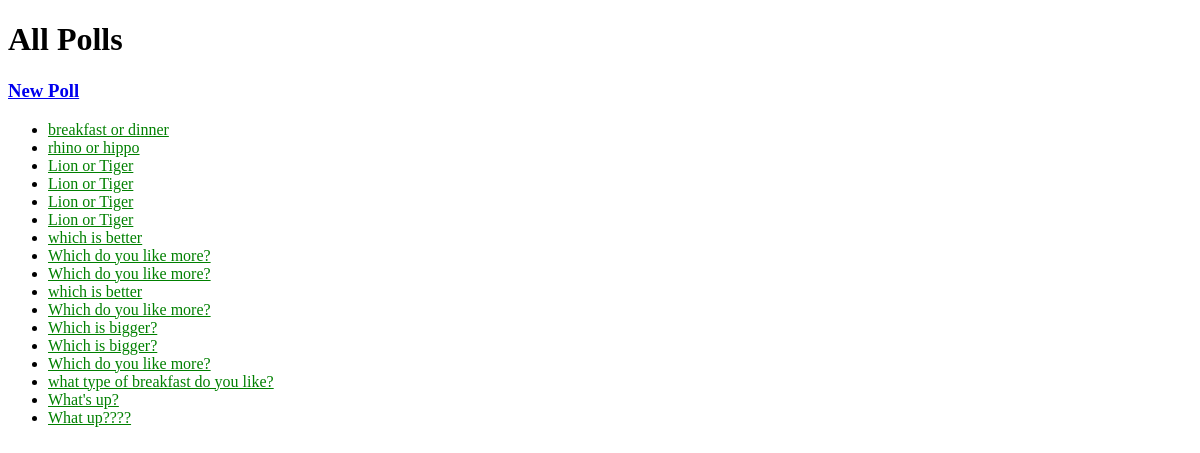
The page /polls/ on the database as committed earlier.
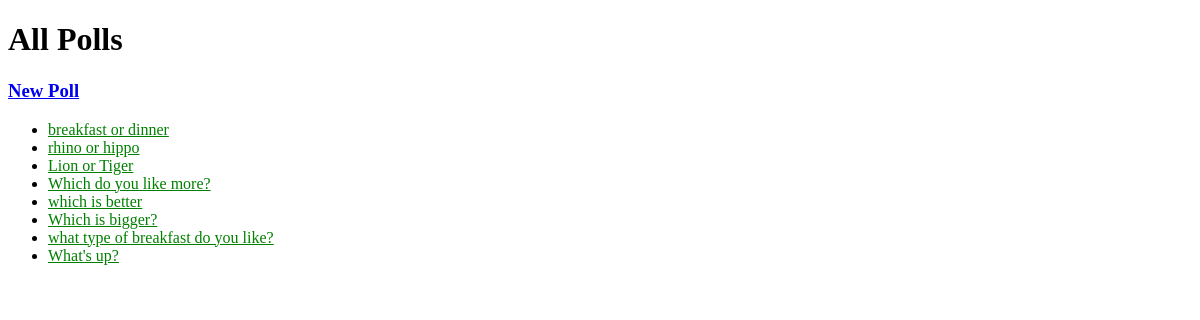
The same page on the database as committed later.
### polls/models.py (models this page shows, shortened)
class Question(models.Model):
    question_text = models.CharField(max_length=200)
    pub_date = models.DateTimeField('date published')

### polls/views.py (the view)
# urls.py: path('', views.IndexView.as_view(), name='index'),
class IndexView(generic.ListView):
    template_name = 'polls/index.html'
    context_object_name = 'latest_question_list'
    def get_queryset(self):
        return Question.objects.order_by('-pub_date')

### polls/templates/polls/index.html (shortened to what this page needs)
<!DOCTYPE html>
<html lang="en">
<head>
    {% load static %}
    <link rel="stylesheet" type="text/css" href="{% static 'polls/style.css' %}">
</head>
<body>
    <h1>All Polls</h1>
    <h3><a href="{% url 'polls:new' %}">New Poll</a></h5>
    {% if latest_question_list %}
        <ul>
        {% for question in latest_question_list %}
            <li><a href="{% url 'polls:detail' question.id %}">{{ question.question_text }}</a></li>
        {% endfor %}
        </ul>
    {% else %}
        <p>No polls are available.</p>
    {% endif %}
</body>
</html>

Rows that differ between the two databases and show on the page:
removed Question: question_text "Lion or Tiger"
removed Question: question_text "Lion or Tiger"
removed Question: question_text "Lion or Tiger"
removed Question: question_text "which is better"
removed Question: question_text "Which do you like more?"
removed Question: question_text "Which do you like more?"
removed Question: question_text "Which is bigger?"
removed Question: question_text "Which do you like more?"
removed Question: question_text "What up????"
